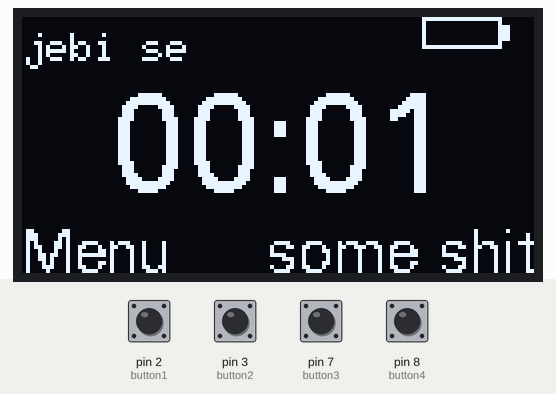
The sketch below on a simulated Arduino Uno, built with avr-gcc and run on an emulated ATmega328P. Parts: 128×64 one-colour display. The test bench sets the inputs (shaded band); at power-on: pin 2 (button1), pin 3 (button2), pin 7 (button3), pin 8 (button4) HIGH. What the sketch prints to the serial monitor is not drawn.

Above: at 1.4 s.
At 5.5 s:
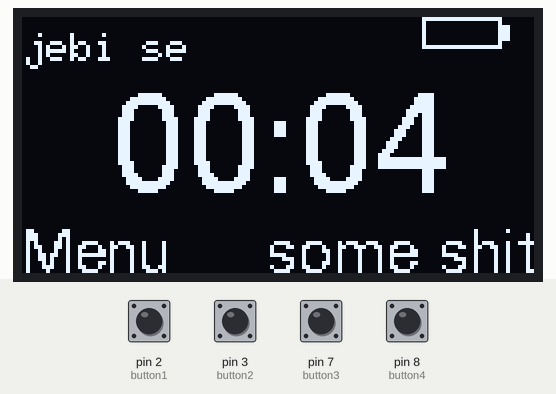
At 9.5 s:
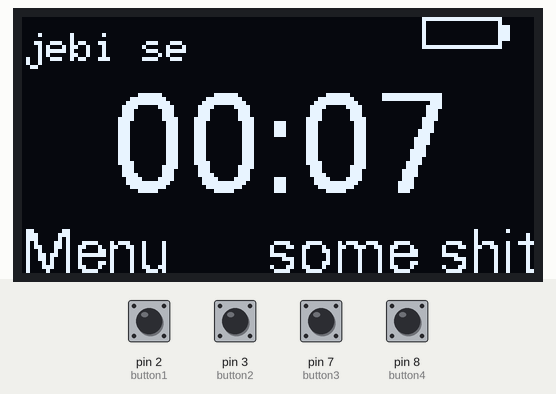
At 18.9 s:
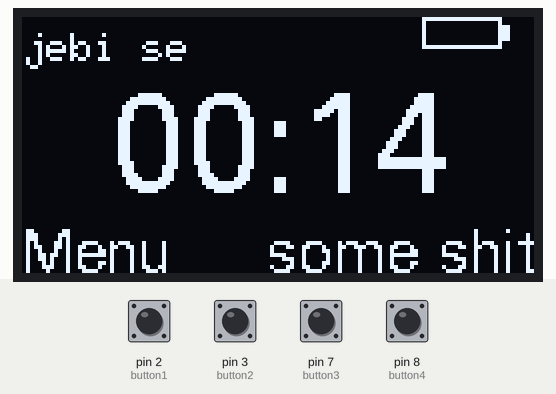
At 28.3 s:
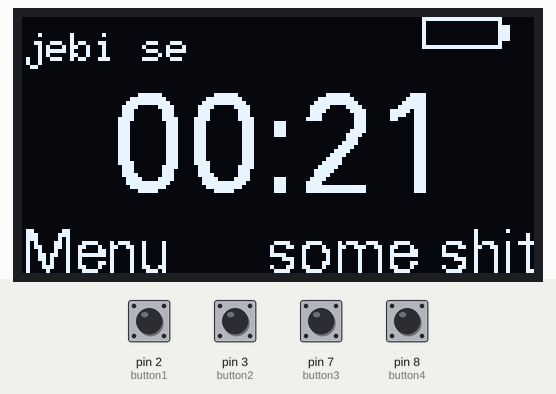
At 37.8 s:
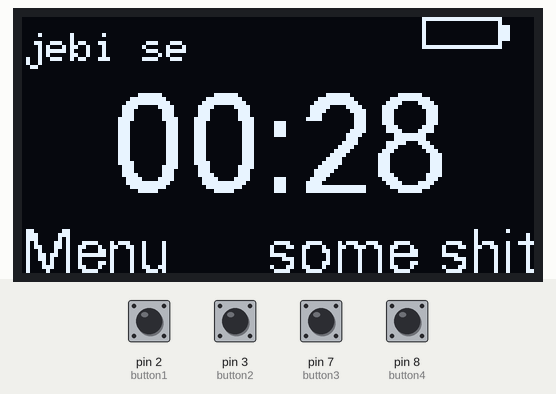

The sketch:

home.ino
```cpp
#include "U8glib.h"
#include "Wire.h"

U8GLIB_SSD1306_128X64 u8g(U8G_I2C_OPT_NONE | U8G_I2C_OPT_DEV_0);        //try others maybe they are faster

int F5 = 1;                     //to refresh or not to refresh
int b1, b2, b3, b4;             //var for valuse
int button1 = 2, button2 = 3, button3 = 7, button4 = 8;
int code = 2000;                //buttons code if 0 0 0 0 => 2000, 1 0 1 0 => 1010, 0 1 1 0 => 2110

int h, m, s;
int timeN, timeB;

void setup()
{
	Wire.begin();
	Serial.begin(9600);

	pinMode(button1, INPUT_PULLUP);
	pinMode(button2, INPUT_PULLUP);
	pinMode(button3, INPUT_PULLUP);
	pinMode(button4, INPUT_PULLUP);

	Serial.println("Hello world Starrt :)");

	u8g.setColorIndex(1);		//mode for b/w displays
}

void loop()
{
	uiUpdate();			//set refresh, time, and if buttons has been pressed;

	Serial.print("f5 is ");
	Serial.print(F5);

	Serial.print("	timeN ");
	Serial.print(timeN);
	Serial.print("	timeB ");
	Serial.println(timeB);

	if(F5 == 1)			//to refresh or not to refresh
	{
		u8g.firstPage();
		do
		{
			drawHome();	//home
		}while(u8g.nextPage());
	}

	if(m == 59)
	{
		if(h == 23)
		{
			m = 0;
			h = 0;
		}
		else
		{
			m = 0;
			h++;
		}
	}
	else
	{
		m++;
	}

	delay(1000);
}

void drawHome()
{
	u8g.setPrintPos(0, 11);
	u8g.setFont(u8g_font_6x10);
	u8g.print("jebi se");

	//battery indicator
	u8g.drawFrame(100, 0, 20, 8);
	u8g.drawBox(120, 2, 2, 4);

	//wether widget

	u8g.setFont(u8g_font_fur25);
	int n = (128-u8g.getStrWidth("22:22"))/2;
	u8g.setPrintPos(n, 44);

	if(h < 10)
		u8g.print(0);
	u8g.print(h);
	u8g.print(":");
	if(m < 10)
		u8g.print(0);
	u8g.print(m);

	u8g.setFont(u8g_font_fur11);
	u8g.setPrintPos(0, 64);
	u8g.print("Menu");

	n = 128-u8g.getStrWidth("some shit");
	u8g.setPrintPos(n, 64);
	u8g.print("some shit");
}

void uiUpdate()
{
	readButtons();
	timeN = m+h;

	if(timeN != timeB)
	{
		F5 = 1;

	}
	else if(code != 2000)
	{
		F5 = 1;
	}
	else
	{
		F5 = 0;
	}

	timeB = timeN;
}

void readButtons()
{
	b1 = digitalRead(button1);
	b2 = digitalRead(button2);
	b3 = digitalRead(button3);
	b4 = digitalRead(button4);

	if(b1 == 0)
	{
		if(b2 == 0)
		{
			if(b3 == 0)
			{
				if(b4 == 0)
				{
					code = 1111;
				}
				else
				{
					code = 1110;
				}
			}
			else
			{
				if(b4 == 0)
				{
					code = 1101;
				}
				else
				{
					code = 1100;
				}
			}
		}
		else
		{
			if(b3 == 0)
			{
				if(b4 == 0)
				{
					code = 1011;
				}
				else
				{
					code = 1010;
				}
			}
			else
			{
				if(b4 == 0)
				{
					code = 1001;
				}
				else
				{
					code = 1000;
				}
			}
		}
	}
	else
	{
		if(b2 == 0)
		{
			if(b3 == 0)
			{
				if(b4 == 0)
				{
					code = 2111;
				}
				else
				{
					code = 2110;
				}
			}
			else
			{
				if(b4 == 0)
				{
					code = 2101;
				}
				else
				{
					code = 2100;
				}
			}
		}
		else
		{
			if(b3 == 0)
			{
				if(b4 == 0)
				{
					code = 2011;
				}
				else
				{
					code = 2010;
				}
			}
			else
			{
				if(b4 == 0)
				{
					code = 2001;
				}
				else
				{
					code = 2000;
				}
			}
		}
	}

}
```

Measured:
- what the display in image 0 shows lasts 1.4 s, from 1.3 s to 2.7 s
- what the display in image 1 shows lasts 1.4 s, from 5.4 s to 6.8 s
